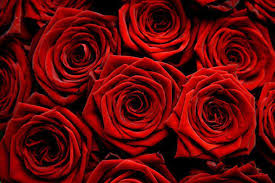
#> input picture Test/imagine2.jpg, 275 x 183 px, given in place of images.png, which was not available
$ python Test_var2.py
#> lines starting #> are read from the running program, lines starting #| are printed output that depends on the picture; after the words box and inside, x2 and y2 are one past the last pixel; in counts of white or black regions, pixels touching at a corner belong together; pictures that were not available may be replaced by others from this repository, and a replacement may not be noted
import cv2
import csv
import matplotlib.pyplot as plt

imagine = cv2.imread('images.png')
#> imagine is the input picture: shape (183, 275, 3); mean B, G, R 9.5, 8.4, 101.3
linii = imagine.shape[0]
#> linii = 183
coloane  = imagine.shape[1]
#> coloane = 275

numeFisier = input('introduceti numele fisierului in care se vor salva datele: ')
#> the answer given: out.png
def filtru():
    for i in range(linii):
        for j in range(coloane):
            if imagine[i,j][1] > 50:
                imagine[i,j][2] = imagine[i,j][2] + 50
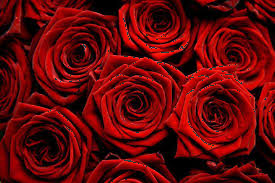
#> imagine: shape (183, 275, 3); 1.25% of pixels changed, all inside (x1, y1, x2, y2) = (0, 2, 275, 183)

def Salvare():
    with open (f'{numeFisier}.txt','w') as Fisier:
        for j in range(coloane):
            Fisier.write(f'{imagine[linii-1, j][0]} {imagine[linii-1, j][1]} {imagine[linii-1, j][2]}\n')

def grafic():
    B = []
    G = []
    R = []
    valb = valg = valr = 0
    with open(f'{numeFisier}.txt', 'r') as Fisier:
        for line in Fisier:
            b, g, r = map(int, line.strip().split())
            B.append(b)
            if b > 120:
                valb += 1
            G.append(g)
            if g > 120:
                valg += 1
            R.append(r)
            if r > 120:
                valr += 1
    lista_valori = [valb, valg, valr]
    sorted_indices = sorted(range(len(lista_valori)), key=lambda k: lista_valori[k], reverse=True)

    for i, idx in enumerate(sorted_indices, start=1):
        if idx == 0:
            plt.subplot(1, 3, i)
            plt.plot(B, color='blue')
            plt.title('Blue Channel')
            plt.xlabel('Pixel Index')
            plt.ylabel('Pixel Value')
        elif idx == 1:
            plt.subplot(1, 3, i)
            plt.plot(G, color='green')
            plt.title('Green Channel')
            plt.xlabel('Pixel Index')
            plt.ylabel('Pixel Value')
        else:
            plt.subplot(1, 3, i)
            plt.plot(R, color='red')
            plt.title('Red Channel')
            plt.xlabel('Pixel Index')
            plt.ylabel('Pixel Value')

    plt.tight_layout()
    plt.show()
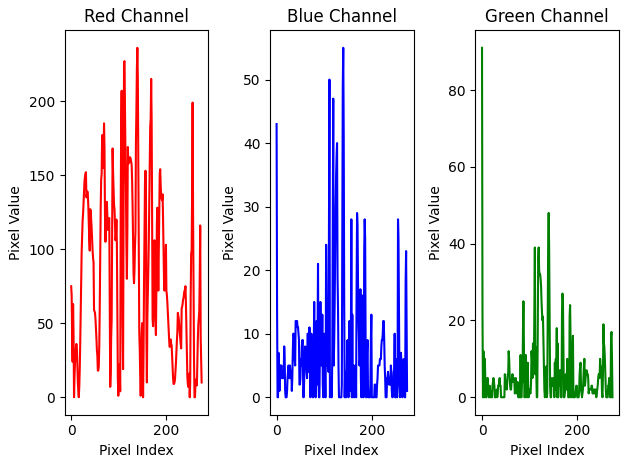
#> figure drawn by matplotlib, 3 panels; panel 1: curve peaks at x = 139, y = 236; panel 2: curve peaks at x = 140, y = 55; panel 3: curve peaks at x = 0, y = 91

filtru()
Salvare()
grafic()

cv2.imshow('imagine', imagine)
cv2.waitKey(0)
cv2.destroyAllWindows()

$ run again, on Test/imagine3.png
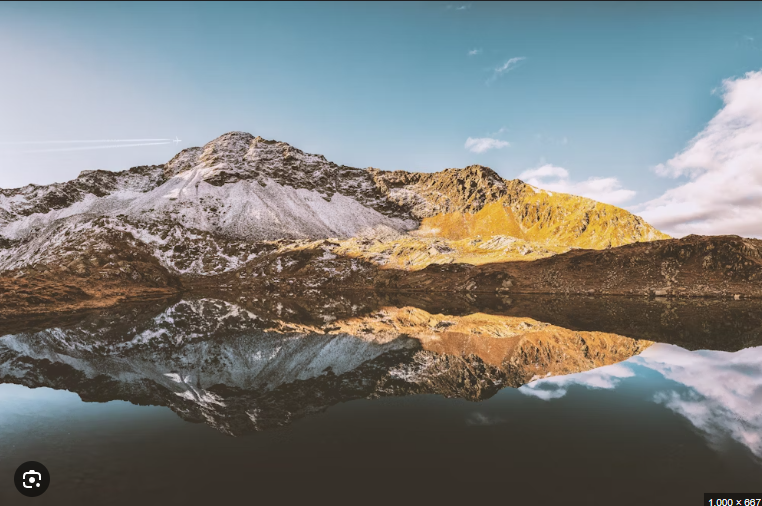
#> input picture Test/imagine3.png, 762 x 506 px, given in place of images.png, which was not available
#> imagine is the input picture: shape (506, 762, 3); mean B, G, R 122.5, 125.3, 124.2
#> after the loop in filtru, `for i in range(linii):`:
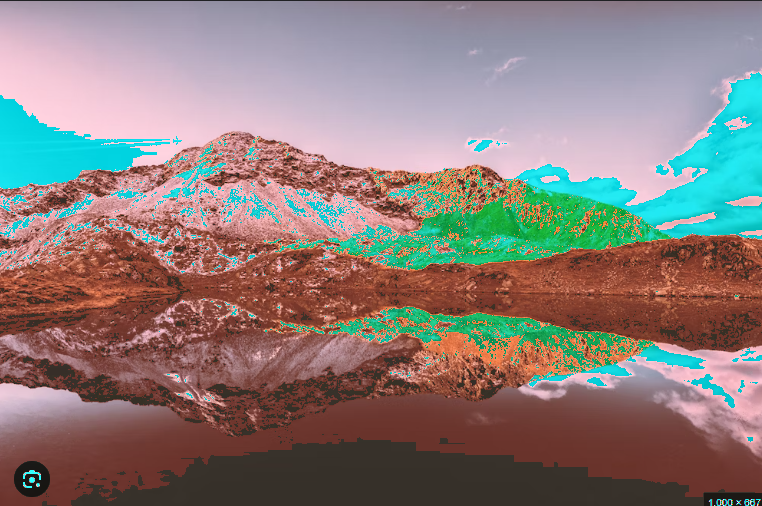
#> imagine: shape (506, 762, 3); mean B, G, R 122.5, 125.3, 138.9
#> in grafic, `plt.show()`:
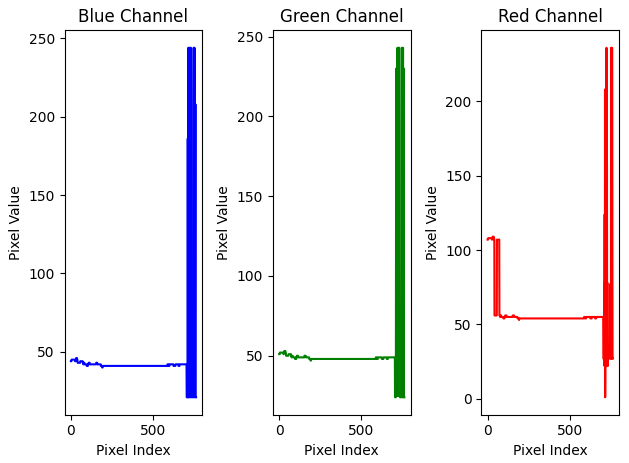
#> figure drawn by matplotlib, 3 panels; panel 1: curve peaks at x = 714, y = 244; panel 2: curve peaks at x = 718, y = 243; panel 3: curve peaks at x = 723, y = 236
